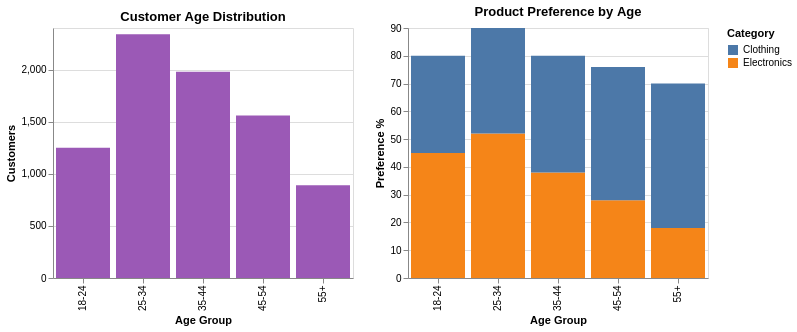

Source (Vega-Lite JSON):
### Vega-Lite specification from a JSON file in a GitHub repository (floating-point values rounded to 4 significant figures)
{"$schema": "https://vega.github.io/schema/vega-lite/v6.json", "description": "Customer demographics: age groups and product preferences", "data": {"values": [{"ageGroup": "18-24", "count": 1250, "product": "Electronics", "preference": 45}, {"ageGroup": "25-34", "count": 2340, "product": "Electronics", "preference": 52}, {"ageGroup": "35-44", "count": 1980, "product": "Electronics", "preference": 38}, {"ageGroup": "45-54", "count": 1560, "product": "Electronics", "preference": 28}, {"ageGroup": "55+", "count": 890, "product": "Electronics", "preference": 18}, {"ageGroup": "18-24", "count": 1250, "product": "Clothing", "preference": 35}, {"ageGroup": "25-34", "count": 2340, "product": "Clothing", "preference": 38}, {"ageGroup": "35-44", "count": 1980, "product": "Clothing", "preference": 42}, {"ageGroup": "45-54", "count": 1560, "product": "Clothing", "preference": 48}, {"ageGroup": "55+", "count": 890, "product": "Clothing", "preference": 52}]}, "hconcat": [{"title": "Customer Age Distribution", "mark": "bar", "encoding": {"x": {"field": "ageGroup", "type": "ordinal", "axis": {"title": "Age Group"}}, "y": {"field": "count", "type": "quantitative", "aggregate": "max", "axis": {"title": "Customers", "format": ",.0f"}}, "color": {"value": "#9b59b6"}}, "width": 300, "height": 250}, {"title": "Product Preference by Age", "mark": "bar", "encoding": {"x": {"field": "ageGroup", "type": "ordinal", "axis": {"title": "Age Group"}}, "y": {"field": "preference", "type": "quantitative", "axis": {"title": "Preference %", "format": ".0f"}}, "color": {"field": "product", "type": "nominal", "legend": {"title": "Category"}}}, "width": 300, "height": 250}]}
